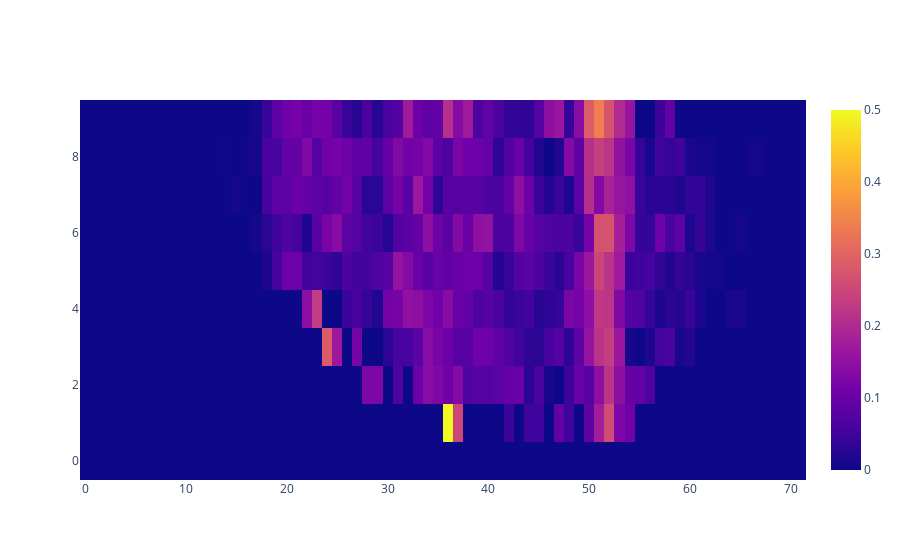

The code cell stored with this chart in its notebook:
### Code cell
import plotly.graph_objects as go

print(final_space.shape)
on_rate = np.zeros(space_shape)
total_hit = np.zeros(space_shape)

count = 0
for i in range(space_shape[0]):
    for j in range(space_shape[1]):
        total_hit[i,j] = final_space[i,j][0] +  final_space[i,j][1]
        if final_space[i,j][0] +  final_space[i,j][1] == 0:
            count+=1
            continue
        on_rate[i,j] = final_space[i,j][0] / (final_space[i,j][0] +  final_space[i,j][1])  
print(count)
print(space_shape[0]*space_shape[1])
fig = go.Figure(data=go.Heatmap(z=on_rate))
# fig = go.Figure(data=go.Heatmap(z=total_hit))
fig.show()

### Figure 1 — Plotly figure (JSON) as saved in the notebook; plotly's stock layout.template omitted (floating-point values rounded to 4 significant figures; data arrays with more than 128 entries replaced by an {"elided": "..."} marker saying what was removed)
{"data": [{"type": "heatmap", "z": {"elided": "10x72 float values"}}], "layout": {}}
